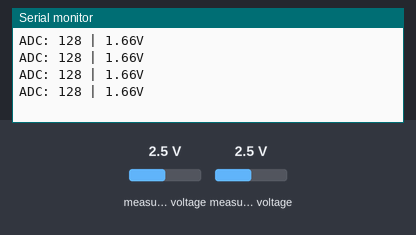
Bench run of a sketch on a simulated ESP32. On the bench: the last lines printed to the serial monitor. Wiring (inferred from the names in the program): PCF8591 converter at I2C address 0x48. Inputs (shaded band) come from the test bench; at power-on: measured voltage 2.5 V.

Above: at 1.2 s.
1.3 s: measured voltage (sensor 200) set to 0.1 V
At 1.74 s:
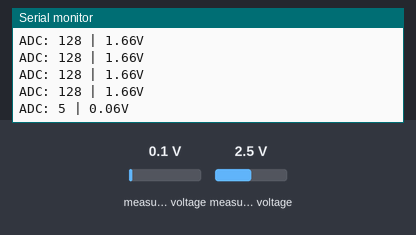
2.8 s: measured voltage (sensor 200) set to 1.2 V
At 2.96 s:
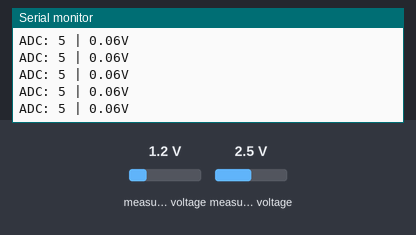
Timing chart, 0 to 5.8 s (numbered marks = the images above; inputs shaded):
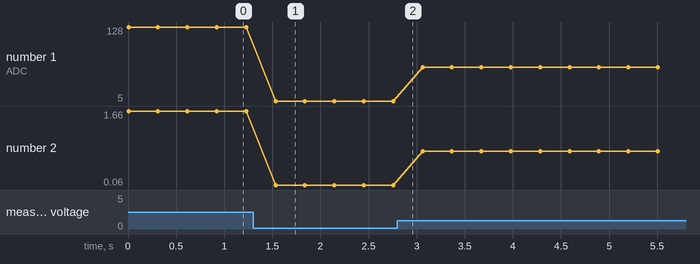

Measured:
- after the input at 1.3 s, the serial monitor: prints a new line after 0.23 s (image 1)
- plotted number 1: 128 → 5 after the input at 1.3 s, 5 → 61 after the input at 2.8 s
- plotted number 2: 1.66 → 0.06 after the input at 1.3 s, 0.06 → 0.79 after the input at 2.8 s

The sketch:

ADC_Collect.ino
```cpp
#include <Wire.h>

#define PCF8591_ADDR 0x48

// SDA21, SCL22
uint8_t readADC(uint8_t ch) {
    Wire.beginTransmission(PCF8591_ADDR);
    Wire.write(0x04 | ch);
    Wire.endTransmission();
    delay(5);
    Wire.requestFrom(PCF8591_ADDR, 2);
    Wire.read();
    return Wire.read();
}

void setup() {
    Serial.begin(115200);
    // SDA21, SCL22
    Wire.begin(21, 22);
}

void loop() {
    uint8_t val = readADC(0);
    Serial.print("ADC: "); Serial.print(val);
    Serial.print(" | "); Serial.print(val * 3.3 / 255.0);
    Serial.println("V");
    delay(300);
}
```
